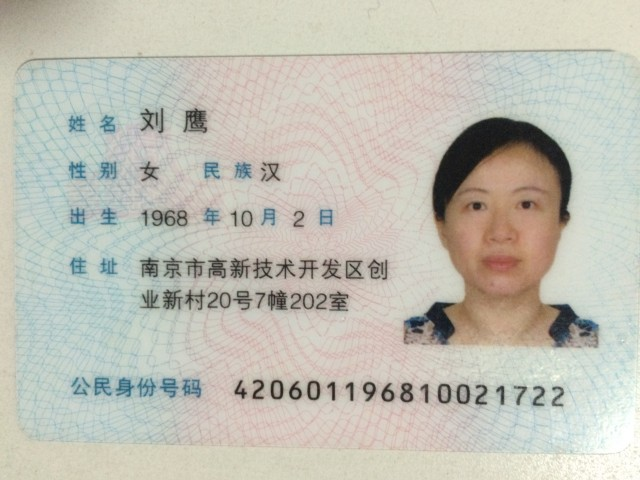
#> input picture example/utils/demo2.png, 640 x 480 px
$ python demo.py
#> lines starting #> are read from the running program, lines starting #| are printed output that depends on the picture; after the words box and inside, x2 and y2 are one past the last pixel; in counts of white or black regions, pixels touching at a corner belong together
# Copyright 2019 ChangyuLiu Authors. All Rights Reserved.
# Licensed under the Apache License, Version 2.0 (the "License");
#   you may not use this file except in compliance with the License.
#   You may obtain a copy of the License at
#
#       http://www.apache.org/licenses/LICENSE-2.0
#
# Unless required by applicable law or agreed to in writing, software
# distributed under the License is distributed on an "AS IS" BASIS,
# WITHOUT WARRANTIES OR CONDITIONS OF ANY KIND, either express or implied.
# See the License for the specific language governing permissions and
# limitations under the License.
# ==============================================================================


# import the necessary packages
from imutils.perspective import four_point_transform
from imutils import contours
import numpy as np
import argparse
import imutils
import cv2

ANSWER_KEY = {0: 1, 1: 4, 2: 0, 3: 3, 4: 1}

image = cv2.imread("demo2.png")
#> image is the input picture: shape (480, 640, 3); mean B, G, R 180.7, 191.3, 192.8
gray = cv2.cvtColor(image, cv2.COLOR_BGR2GRAY)
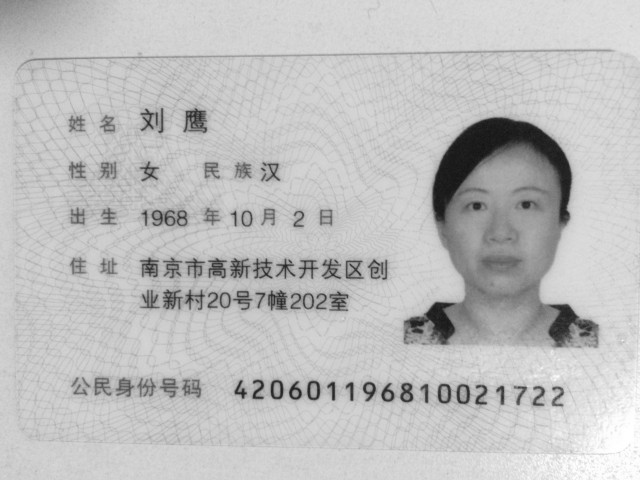
#> gray: shape (480, 640); min 19, max 255, mean 190.5
blurred = cv2.GaussianBlur(gray, (5, 5), 0)
edged = cv2.Canny(blurred, 75, 200)
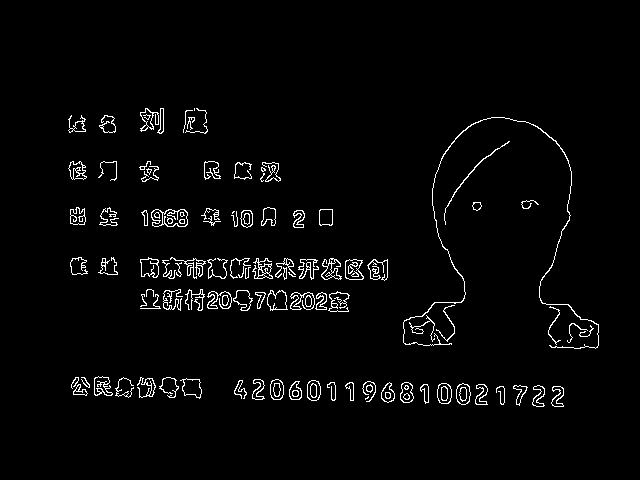
#> edged: shape (480, 640); 2.7% white in thin lines or dots, all inside (x1, y1, x2, y2) = (68, 108, 599, 407)

cnts = cv2.findContours(
    edged.copy(),
    cv2.RETR_EXTERNAL,
    cv2.CHAIN_APPROX_SIMPLE)
#> cnts = 98 contours, 35 with area under 20; largest, box (x1, y1, x2, y2) and area: (151, 209, 188, 227) 520, (267, 290, 288, 311) 310, (345, 259, 364, 280) 294, (140, 257, 159, 278) 276, (180, 378, 202, 399) 272
cnts = cnts[0]
docCnt = None

if len(cnts) > 0:
    cnts = sorted(cnts, key=cv2.contourArea, reverse=True)
    for c in cnts:
        peri = cv2.arcLength(c, True)
        approx = cv2.approxPolyDP(c, 0.02 * peri, True)
        if len(approx) == 4:
            docCnt = approx

            break
#> this loop made 14 passes
#> (peri, docCnt) on pass 14: (57.07, [[320, 209], [319, 224], [331, 225], [332, 209]])
#> peri on passes 1 to 6: 125.7, 81.94, 77.7, 82.87, 80.28, 60.38

paper = four_point_transform(image, docCnt.reshape(4,2))
warped = four_point_transform(gray, docCnt.reshape(4,2))
cv2.imshow("original", image)
cv2.imshow("Exam", paper)
cv2.waitKey(0)
